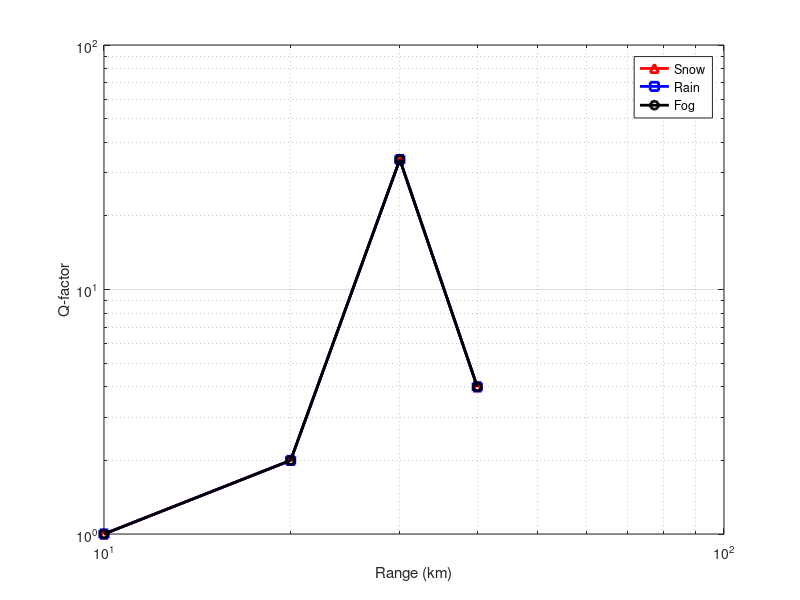

Recreate this plot in MATLAB.
x= [10 20 30 40]
a=[1 2 34 4]
b=[4 64 4 68]
c=[11 20 30 40]
loglog(x, a, '-^r', 'Linewidth', 2)
hold on
loglog(x, a, '-sb', 'Linewidth', 2)
hold on
loglog(x, a, '-ko', 'Linewidth', 2)
hold off
xlabel('Range (km)')
ylabel('Q-factor')
legend('Snow', 'Rain', 'Fog')
grid on